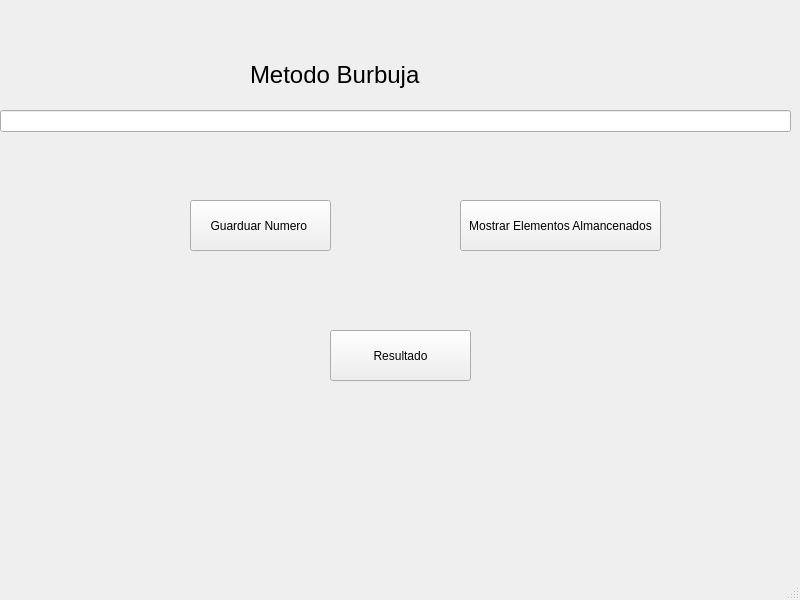
<?xml version="1.0" encoding="UTF-8"?>
<ui version="4.0">
 <class>MainWindow</class>
 <widget class="QMainWindow" name="MainWindow">
  <property name="geometry">
   <rect>
    <x>0</x>
    <y>0</y>
    <width>800</width>
    <height>600</height>
   </rect>
  </property>
  <property name="windowTitle">
   <string>MainWindow</string>
  </property>
  <widget class="QWidget" name="centralwidget">
   <widget class="QLabel" name="label">
    <property name="geometry">
     <rect>
      <x>250</x>
      <y>40</y>
      <width>621</width>
      <height>71</height>
     </rect>
    </property>
    <property name="text">
     <string>&lt;html&gt;&lt;head/&gt;&lt;body&gt;&lt;p&gt;&lt;span style=&quot; font-size:18pt;&quot;&gt;Metodo Burbuja &lt;/span&gt;&lt;/p&gt;&lt;/body&gt;&lt;/html&gt;</string>
    </property>
   </widget>
   <widget class="QLineEdit" name="lineEdit">
    <property name="geometry">
     <rect>
      <x>0</x>
      <y>110</y>
      <width>791</width>
      <height>22</height>
     </rect>
    </property>
    <property name="text">
     <string/>
    </property>
   </widget>
   <widget class="QPushButton" name="Guardar">
    <property name="geometry">
     <rect>
      <x>190</x>
      <y>200</y>
      <width>141</width>
      <height>51</height>
     </rect>
    </property>
    <property name="text">
     <string>Guarduar Numero </string>
    </property>
   </widget>
   <widget class="QPushButton" name="pushButton_Ele">
    <property name="geometry">
     <rect>
      <x>460</x>
      <y>200</y>
      <width>201</width>
      <height>51</height>
     </rect>
    </property>
    <property name="text">
     <string>Mostrar Elementos Almancenados</string>
    </property>
   </widget>
   <widget class="QPushButton" name="Resultado">
    <property name="geometry">
     <rect>
      <x>330</x>
      <y>330</y>
      <width>141</width>
      <height>51</height>
     </rect>
    </property>
    <property name="text">
     <string>Resultado</string>
    </property>
   </widget>
  </widget>
  <widget class="QStatusBar" name="statusbar"/>
 </widget>
 <resources/>
 <connections/>
</ui>
